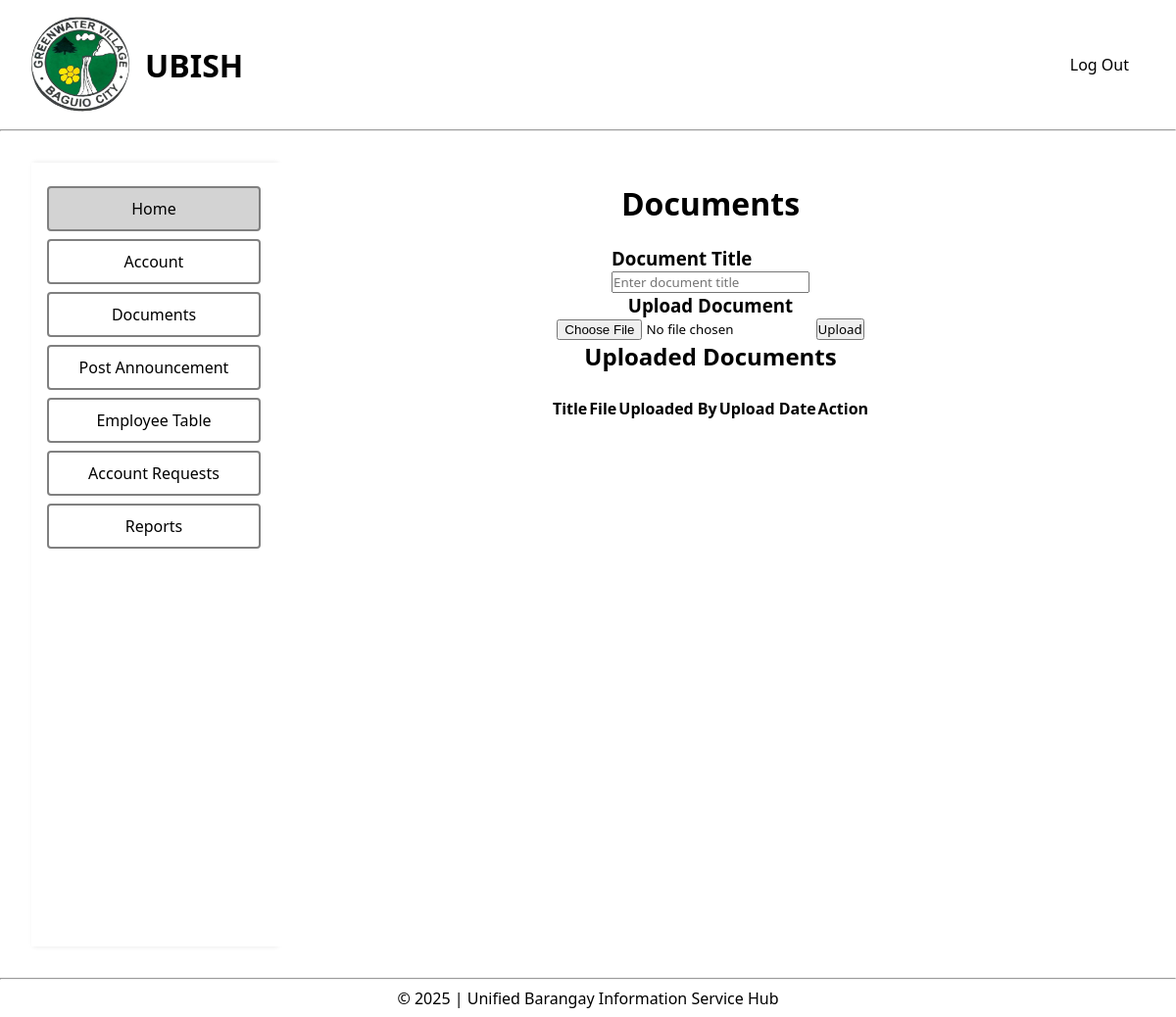
/pages/main/documents.php (signed in), run on an earlier commit of the app's database.
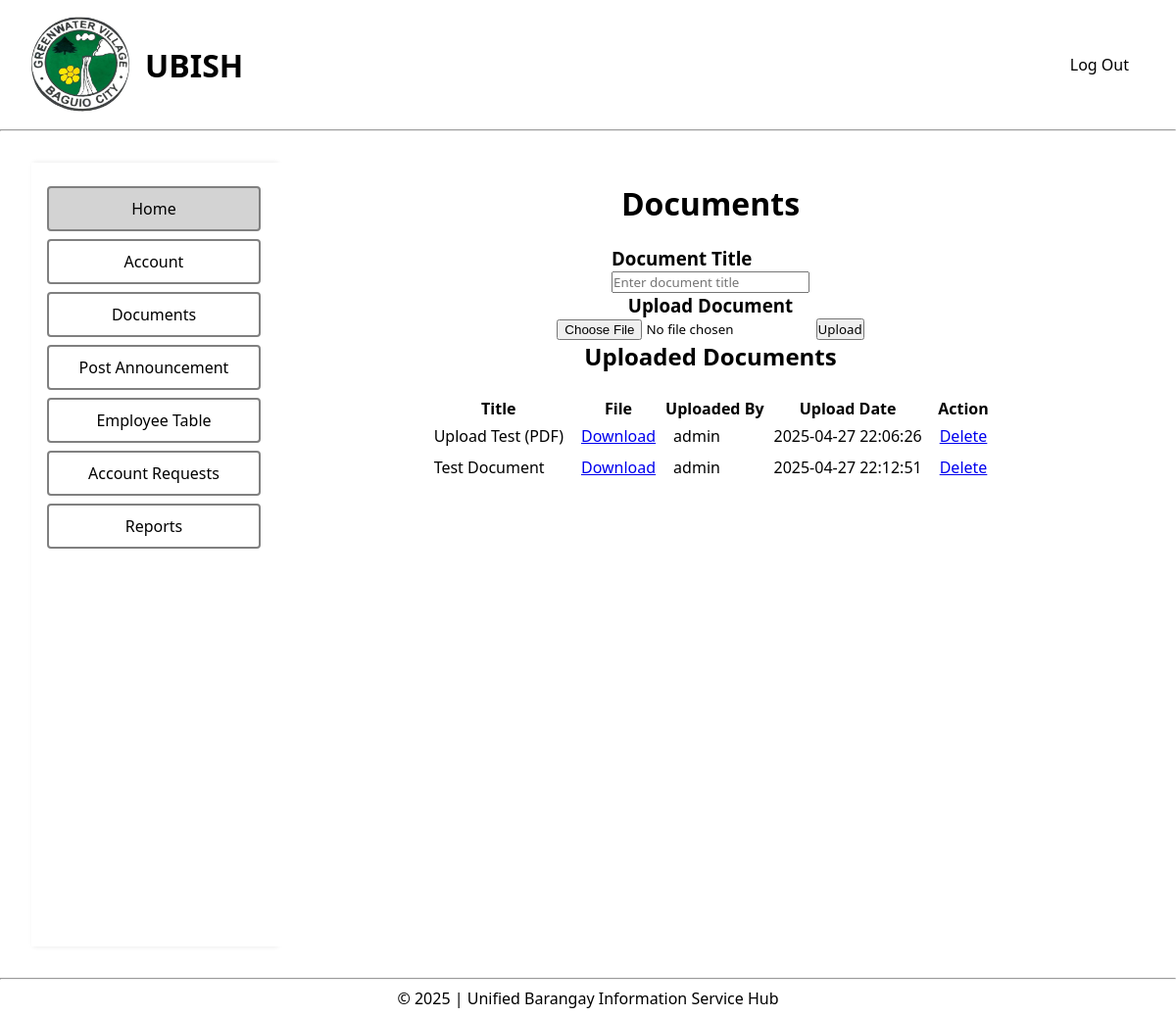
And on a later commit of the database.
### tables this page shows
CREATE TABLE `documents` (
  `document_id` int(11) NOT NULL,
  `title` varchar(255) NOT NULL,
  `document_name` varchar(255) NOT NULL,
  `document_path` varchar(255) NOT NULL,
  `uploaded_by` int(11) DEFAULT NULL,
  `upload_date` timestamp NOT NULL DEFAULT current_timestamp()
);

### config/dbfetch.php (called while the page is built, shortened)
<?php
    include '../../config/dbconfig.php';
    $accessQuery = "SELECT access_level FROM employee_details WHERE emp_id = :emp_id";
    $access = $pdo->prepare($accessQuery);
    $access->execute([":emp_id" => $_SESSION['emp_id']]);
    $accessLevel = $access->fetchColumn();
?>

### pages/main/documents.php (the view, shortened to what this page needs)
<?php
include '../../config/dbfetch.php';
$documentsFetch = "SELECT * FROM documents";
$stmt = $pdo->query($documentsFetch);
$documents = $stmt->fetchAll(PDO::FETCH_ASSOC);
function getDocumentsTable($pdo)
{
    $documentsFetch = "SELECT * FROM documents";
    $stmt = $pdo->query($documentsFetch);
    $documents = $stmt->fetchAll(PDO::FETCH_ASSOC);
    $output = "";
    foreach ($documents as $document) {
        $documentId = $document['document_id'];
        $title = htmlspecialchars($document['document_name']);
        $filePath = htmlspecialchars($document['document_path']);
        $uploadedBy = $document['uploaded_by'];
        $uploadDate = $document['upload_date'];
        $userFetch = "SELECT username FROM login_details WHERE user_id = :uploaded_by";
        $stmtUser = $pdo->prepare($userFetch);
        $stmtUser->execute([':uploaded_by' => $uploadedBy]);
        $user = $stmtUser->fetch(PDO::FETCH_ASSOC);
        $username = $user ? $user['username'] : 'Unknown';
        $output .= "<tr>
                        <td>$title</td>
                        <td><a href='$filePath' download>Download</a></td>
                        <td>$username</td>
                        <td>$uploadDate</td>
                        <td><a href='#' onclick='confirmDelete($documentId)'>Delete</a></td>
                    </tr>";
    }
    return $output;
}
?>
<!DOCTYPE html>
<html lang="en">
<head>
    <link rel="stylesheet" href="../../assets/css/style.css">
</head>
<body>
    <header>
        <div class="navigation">
            <div class="logo">
                <img src="../../assets/img/greenwater-village-logo.jpg" alt="Greenwater Village Logo">
                <h1>UBISH</h1>
            </div>
            <form method="POST">
                <nav>
                    <ul>
                        <li>
                            <button class="logout" style="cursor: pointer;" name="logout">Log Out</button>
                        </li>
                    </ul>
                </nav>
            </form>
        </div>
        <hr>
    </header>
    <main>
        <div class="dashboard-main">
            <div class="dashboard-sidebar">
                <ul>
                    <li class="active"><a href="../main/dashboard.php">Home</a></li>
                    <li><a href="../main/account.php">Account</a></li>
                    <?php
                        if ($accessLevel >= 1) {
                            echo '<li><a href="../main/documents.php">Documents</a></li>';
                            echo '<li><a href="../main/announcements.php">Post Announcement</a></li>';
                        }
                        if ($accessLevel >= 2) {
                            echo '<li><a href="../main/employee_table.php">Employee Table</a></li>';
                        }
                        if ($accessLevel >= 3) {
                            echo '<li><a href="../main/account_requests.php">Account Requests</a></li>';
                        }
                    ?>
                    <li><a href="../main/reports.php">Reports</a></li>
                </ul>
            </div>
            <div class="dashboard-content">
                <h1>
                    <center>Documents</center>
                </h1><br>
                <div class="document-upload-form">
                    <form method="POST" enctype="multipart/form-data">
                        <div class="document-credentials">
                            <h3>Document Title</h3>
                            <input type="text" name="title" placeholder="Enter document title" required>
                        </div>
                        <div class="document-credentials">
                            <center><h3>Upload Document</h3></center>
                            <input type="file" name="document" accept=".pdf,.doc,.docx,.xls,.xlsx,.txt,.jpg,.png"
                                required>
                            <button name="upload" id="uploadDocument">Upload</button>
                        </div>
                    </form>
                </div>
                <h2>
                    <center>Uploaded Documents</center>
                </h2>
                <table class="documents-table">
                    <thead>
                        <tr>
                            <th>Title</th>
                            <th>File</th>
                            <th>Uploaded By</th>
                            <th>Upload Date</th>
                            <th>Action</th>
                        </tr>
                    </thead>
                    <tbody>
                        <?php
                        echo getDocumentsTable($pdo);
                        ?>
                    </tbody>
                </table>
            </div>
        </div>
    </main>
    <footer>
        <hr>
        <p><?php echo "&copy; " . date('Y') . " | Unified Barangay Information Service Hub"; ?></p>
    </footer>
</body>
</html>

### assets/css/style.css (style rules this page uses)
* { margin: 0; padding: 0; box-sizing: border-box; font-family: 'Segoe UI', Tahoma, Geneva, Verdana, sans-serif; }
body { display: grid; grid-template-rows: auto 1fr auto; min-height: 100vh; }
.navigation { display: flex; align-items: center; justify-content: space-between; margin: 16px 32px; }
.logo { display: flex; align-items: center; justify-content: center; text-align: center; }
.logo h1 { padding-left: 16px; }
.logo img { display: block; width: 100px; height: 100px; border-radius: 50%; object-fit: cover; }
nav ul { display: flex; align-items: center; justify-content: center; }
nav ul li { padding: 0 16px; list-style-type:none; }
main { margin: 32px; }
form { display: flex; flex-direction: column; align-items: center; justify-content: center; }
button.logout { border: none; background-color: white; font-size: 16px; }
.dashboard-main { display: grid; grid-template-columns: 250px 1fr; grid-template-rows: 1fr; min-height: 100vh; }
.dashboard-sidebar { grid-area: 1 / 1 / 2 / 2; overflow-y: auto; padding: 16px; box-shadow: 2px 0 5px rgba(0, 0, 0, 0.1); }
.dashboard-content { grid-area: 1 / 2 / 2 / 3; padding: 20px; display: flex; flex-direction: column; align-items: center; justify-content: flex-start; background-color: #fff; overflow-y: auto; }
.dashboard-sidebar ul { list-style-type: none; padding: 0; margin: 0; }
.dashboard-sidebar ul li { margin: 8px 0; border: 2px solid gray; border-radius: 4px; text-align: center; background-color: white; cursor: pointer; }
.dashboard-sidebar ul li a { display: block; padding: 10px; text-decoration: none; color: black; }
.dashboard-sidebar ul li.active { background-color: lightgray; }
.dashboard-content table { margin: 24px 0; }
.dashboard-content table tr td { padding: 4px 8px; }
footer p { text-align: center; padding: 8px; }

What changed in the data, as far as the page shows it:
added documents: document_name "Upload Test (PDF)", uploaded_by.username "admin", upload_date "2025-04-27 22:06:26"
added documents: document_name "Test Document", uploaded_by.username "admin", upload_date "2025-04-27 22:12:51"
